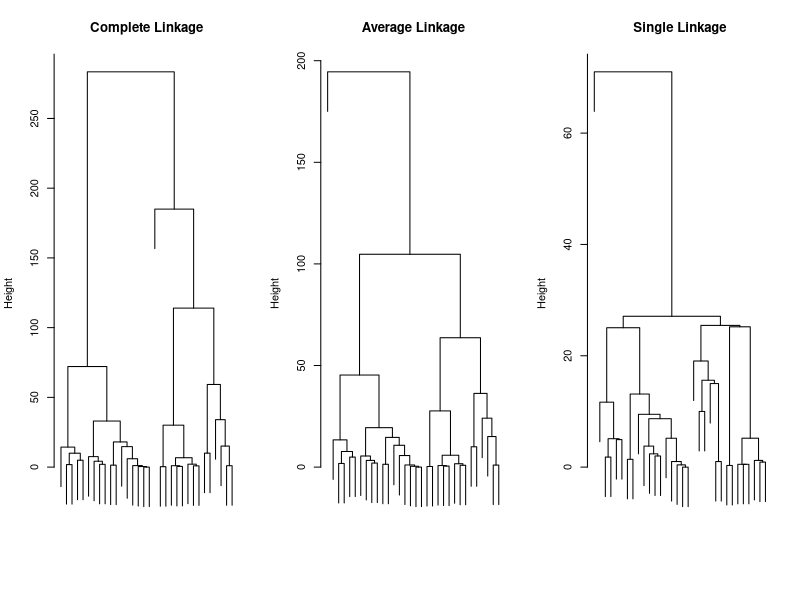
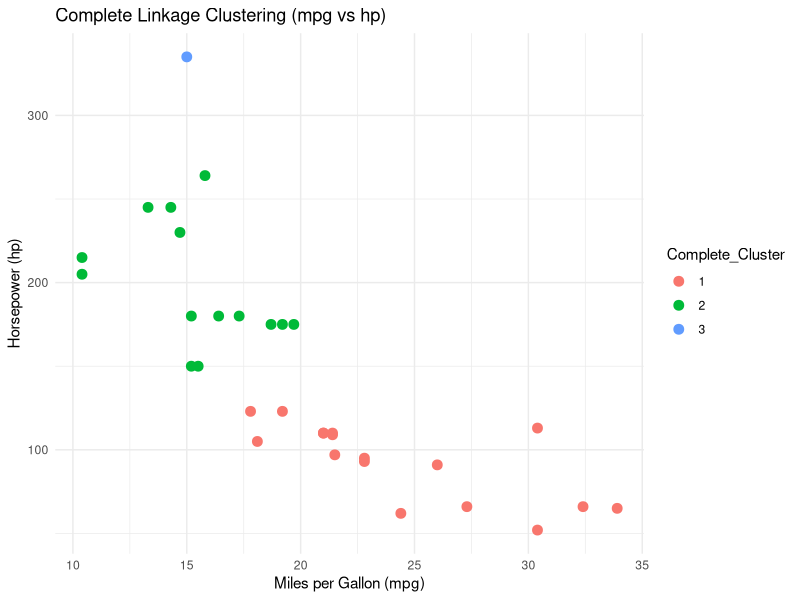
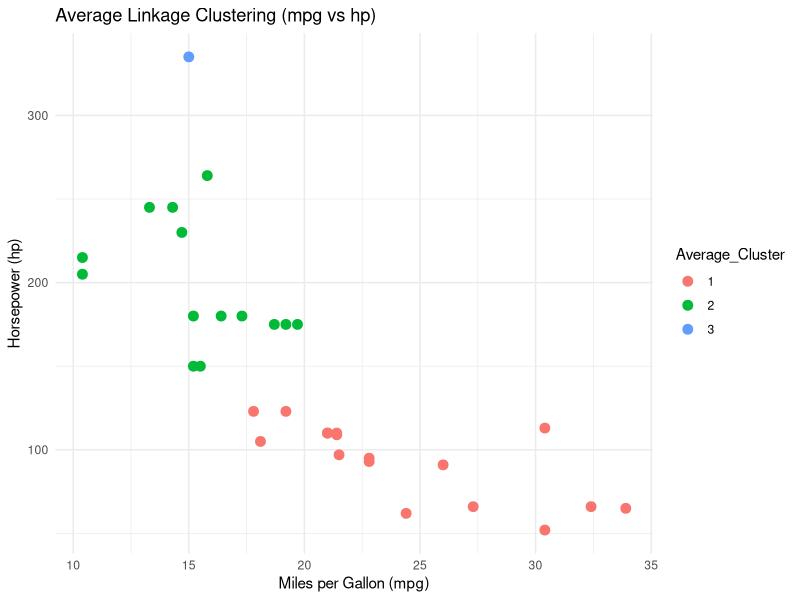
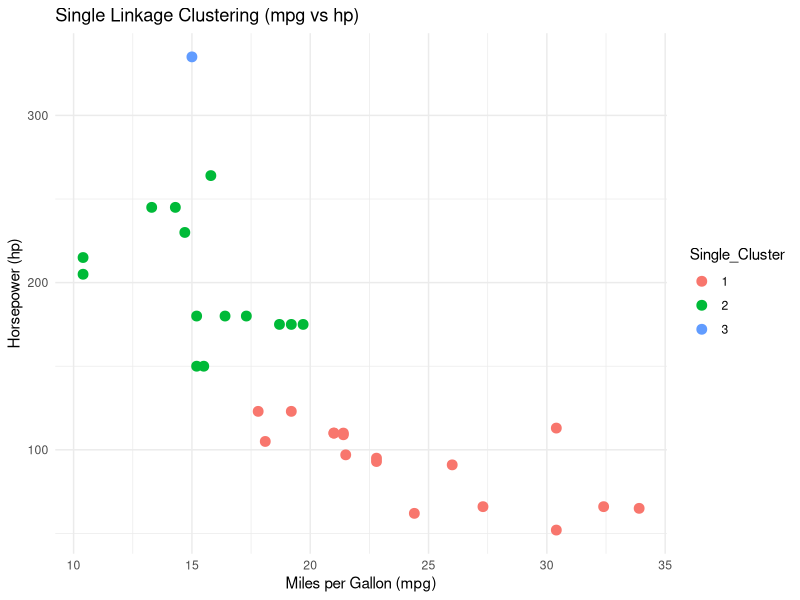

These figures' R source, in order:
## ---- chunk 1
library(ggplot2)

data <- mtcars[, c("mpg", "hp")]

distance_matrix <- dist(data, method = "euclidean")

hclust_complete <- hclust(distance_matrix, method = "complete")
hclust_average <- hclust(distance_matrix, method = "average")
hclust_single <- hclust(distance_matrix, method = "single")

par(mfrow = c(1, 3))

plot(hclust_complete, main = "Complete Linkage", xlab = "", ylab = "Height", sub = "", labels = FALSE)
plot(hclust_average, main = "Average Linkage", xlab = "", ylab = "Height", sub = "", labels = FALSE)
plot(hclust_single, main = "Single Linkage", xlab = "", ylab = "Height", sub = "", labels = FALSE)

par(mfrow = c(1, 1))

clusters_complete <- cutree(hclust_complete, k = 3)
clusters_average <- cutree(hclust_average, k = 3)
clusters_single <- cutree(hclust_single, k = 3)

data$Complete_Cluster <- as.factor(clusters_complete)
data$Average_Cluster <- as.factor(clusters_average)
data$Single_Cluster <- as.factor(clusters_single)

ggplot(data, aes(x = mpg, y = hp, color = Complete_Cluster)) +
  geom_point(size = 3) +
  labs(title = "Complete Linkage Clustering (mpg vs hp)", x = "Miles per Gallon (mpg)", y = "Horsepower (hp)") +
  theme_minimal()

ggplot(data, aes(x = mpg, y = hp, color = Average_Cluster)) +
  geom_point(size = 3) +
  labs(title = "Average Linkage Clustering (mpg vs hp)", x = "Miles per Gallon (mpg)", y = "Horsepower (hp)") +
  theme_minimal()

ggplot(data, aes(x = mpg, y = hp, color = Single_Cluster)) +
  geom_point(size = 3) +
  labs(title = "Single Linkage Clustering (mpg vs hp)", x = "Miles per Gallon (mpg)", y = "Horsepower (hp)") +
  theme_minimal()
